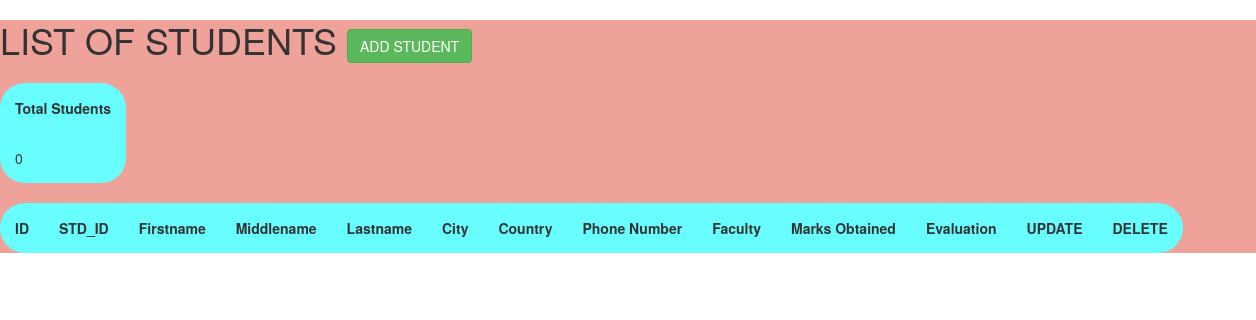
Before: /studentform/getstudentlist/ with the older database file.
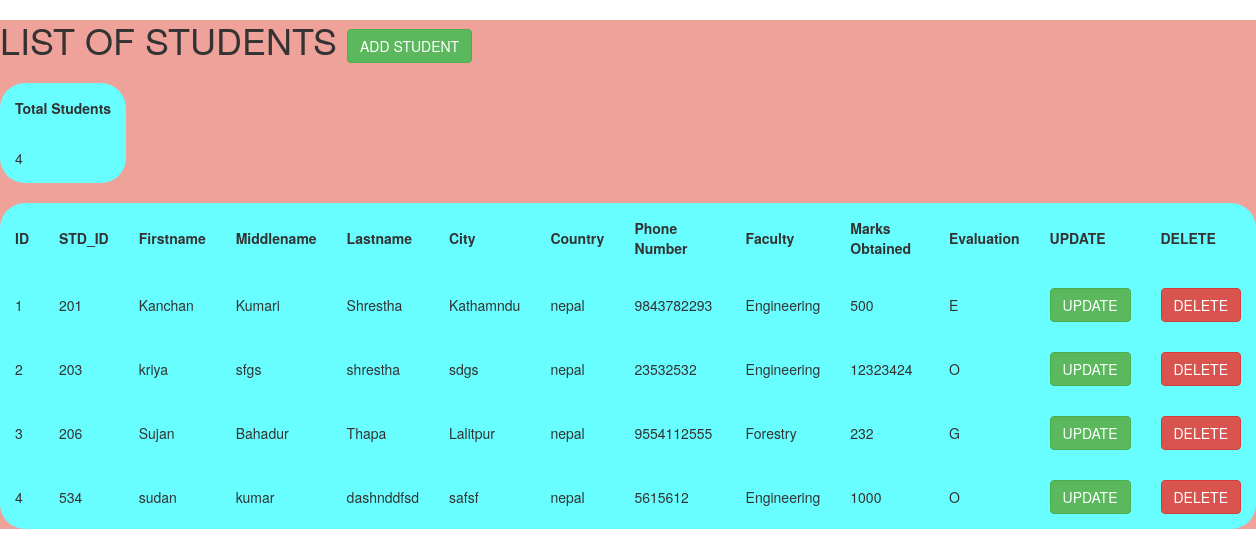
After: the same page with the newer database file.
### studentform/models.py (models this page shows)
class StudentForm(models.Model):
    std_id=models.IntegerField()
    first_name=models.CharField(max_length=255)
    middle_name=models.CharField(max_length=255,null=True,blank=True)
    last_name=models.CharField(max_length=255)
    city=models.CharField(max_length=255)
    country=models.CharField(max_length=255)
    phone_number=models.CharField(max_length=10)
    country_code=models.CharField(max_length=30,null=True,blank=True)
    faculty=models.CharField(max_length=255)
    marks_obtained=models.IntegerField()
    percentage=models.FloatField(null=True,blank=True)
    evaluation=models.CharField(max_length=255)

### studentform/views.py (the view)
# urls.py: path('getstudentlist/',views.studentlist,name="getstudentlist"),
def studentlist(request):
    students=StudentForm.objects.all()
    totalnumber=students.count()
    print("total",totalnumber)
    studentlist={
        'list':students,
        "total":totalnumber
    }
    return render(request,'studentform/student_list.html',studentlist)

### studentform/templates/studentform/student_list.html (shortened to what this page needs)
<!DOCTYPE html>
<html lang="en">
<head>
    <link rel="stylesheet" href="https://maxcdn.bootstrapcdn.com/bootstrap/3.4.1/css/bootstrap.min.css">
</head>
<body>
    <div>
 <h1> LIST OF STUDENTS  <a href="{% url 'add_student' %}"><button type="button"  class="btn btn-success">ADD STUDENT</button></a></h1>
<table>
 <h3>
    <tr>
     <th>Total Students
    </th>
    </tr>
    <tr>
        <td>
            {{ total }}
        </td>
    </tr>
    </h3>
</table>
<br>
    <table>
        <tr>
            <th> ID</th>
            <th>STD_ID</th>
            <th>Firstname</th>
            <th>Middlename</th>
            <th>Lastname</th>
            <th>City</th>
            <th>Country</th>
            <th>Phone Number</th>
            <th>Faculty</th>
            <th>Marks Obtained</th>
            <th>Evaluation</th>
            <th>UPDATE</th>
            <th>DELETE</th>
          </tr>
{% for i in list %}
    <tr>
      <td>{{ forloop.counter }}</td>
      <td>{{i.std_id}}</td>
      <td>{{i.first_name}}</td>
      <td>{{i.middle_name}}</td>
      <td>{{i.last_name}}</td>
      <td>{{i.city}}</td>
      <td>{{i.country}}</td>
      <td>{{i.phone_number}}</td>
      <td>{{i.faculty}}</td>
      <td>{{i.marks_obtained}}</td>
      <td>{{i.evaluation}}</td>
      <td> <a href="{% url 'updates' i.id%}"><button type="button"  class="btn btn-success">UPDATE</button></a></td>
      <td> <a href="{% url 'deletes' i.id%}"><button type="button" class="btn btn-danger">DELETE</button><a></td>
    </tr>
{% endfor%}
</table>
</div>
</body>
</html>

Changed rows visible on the page:
added StudentForm: std_id "201", first_name "Kanchan", middle_name "Kumari", last_name "Shrestha", city "Kathamndu", country "nepal", phone_number "9843782293", faculty "Engineering", marks_obtained "500", evaluation "E"
added StudentForm: std_id "203", first_name "kriya", middle_name "sfgs", last_name "shrestha", city "sdgs", country "nepal", phone_number "23532532", faculty "Engineering", marks_obtained "12323424", evaluation "O"
added StudentForm: std_id "206", first_name "Sujan", middle_name "Bahadur", last_name "Thapa", city "Lalitpur", country "nepal", phone_number "9554112555", faculty "Forestry", marks_obtained "232", evaluation "G"
added StudentForm: std_id "534", first_name "sudan", middle_name "kumar", last_name "dashnddfsd", city "safsf", country "nepal", phone_number "5615612", faculty "Engineering", marks_obtained "1000", evaluation "O"
Other visible differences:
{{ total }}: "0" → "4"
